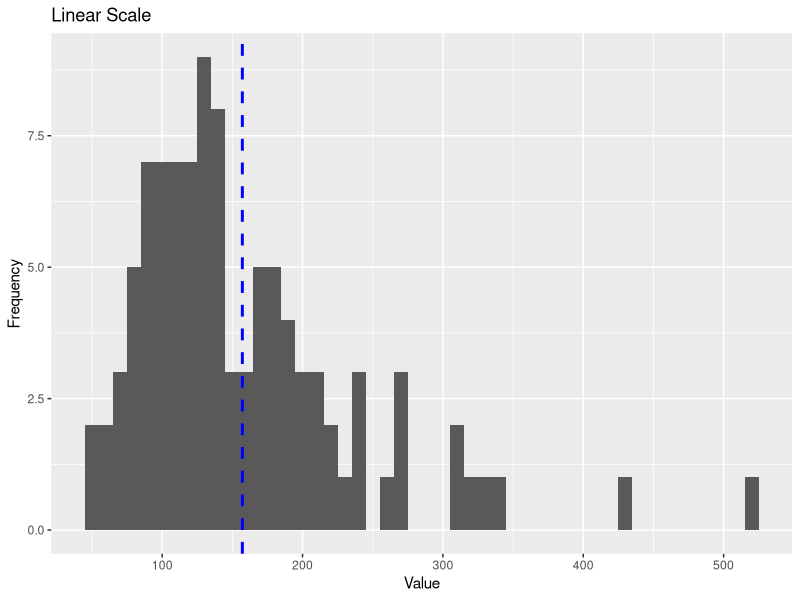
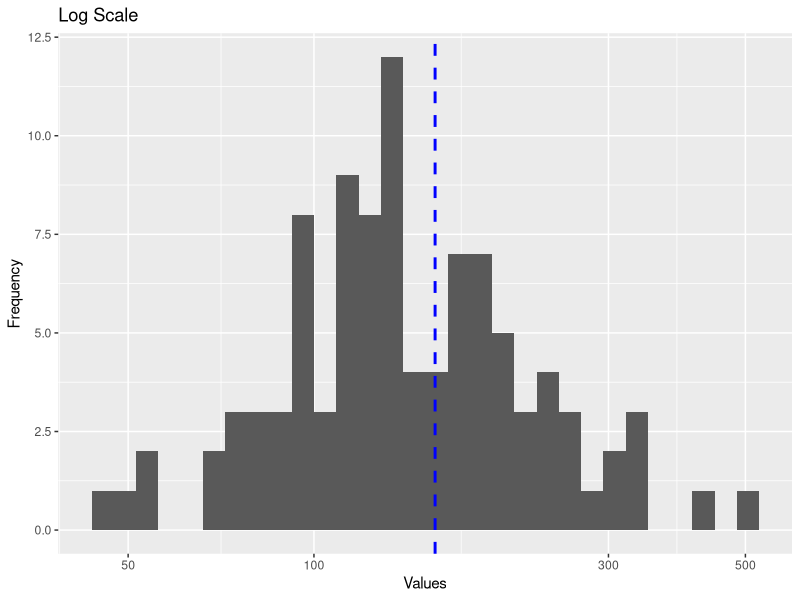
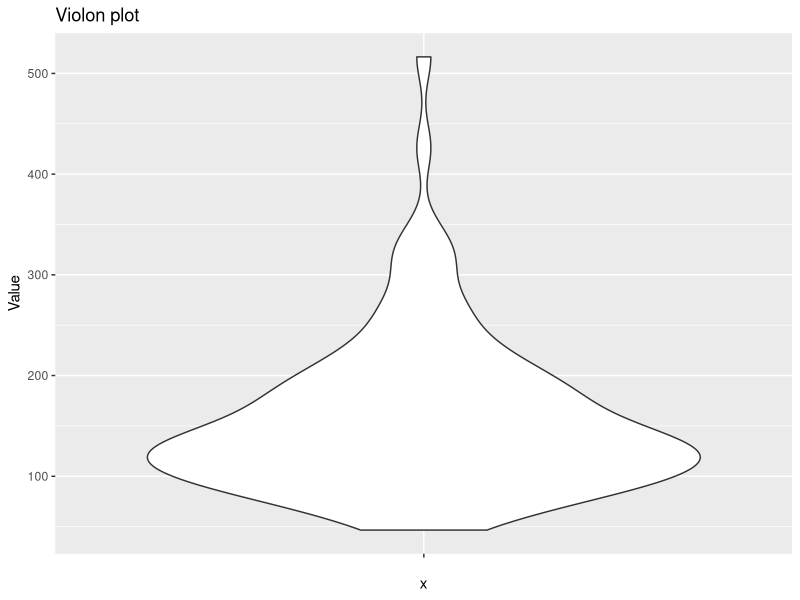
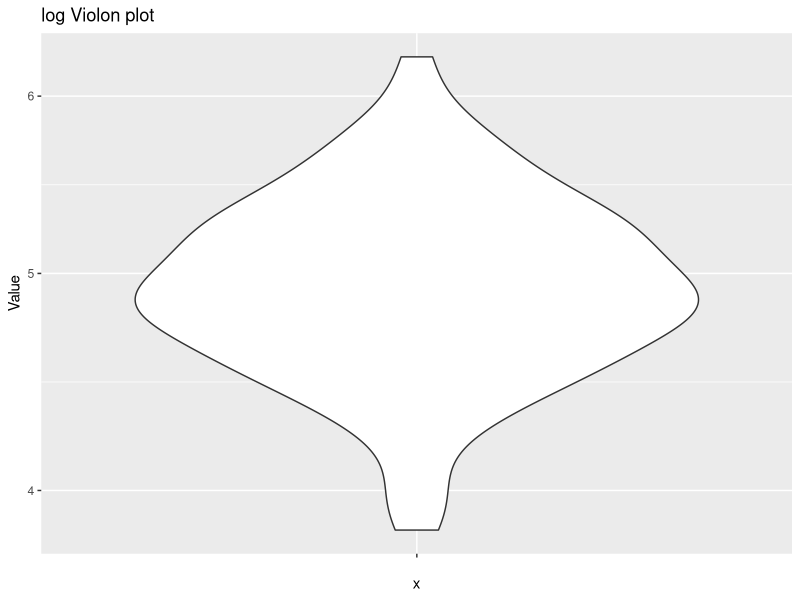

Write the R code that produced these figures, in order.
## ---- chunk 1
  print('Hello VSCode')

## ---- chunk 2

set.seed(69)

mu <- 5
sigma <- 0.5

samples <- rlnorm(100, meanlog = mu, sdlog = sigma)
df <- data.frame(samples)
#print(colnames(df))

## ---- chunk 3

library("ggplot2")





# Basic histogram
linear_hist <- ggplot(df, aes(x = samples)) +
  geom_histogram(binwidth = 10) +
  geom_vline(aes(xintercept=mean(samples)),
            color="blue", linetype="dashed", linewidth=1) +
  labs(title = "Linear Scale", x = "Value", y = "Frequency")

linear_hist


# Create a log scale histogram
log_hist <- ggplot(df, aes(x = samples)) +
  geom_histogram() +
    geom_vline(aes(xintercept=mean(samples)),
            color="blue", linetype="dashed", linewidth=1) +
  labs(title = "Log Scale", x = "Values", y = "Frequency")+
  scale_x_log10()

log_hist








## ---- chunk 4

violin <- ggplot(df, aes(x = "", y = samples)) + 
  geom_violin() + 
  labs(title = "Violon plot", y = "Value")

violin


log_violin <- ggplot(df, aes(x = "", y = log(samples))) + 
  geom_violin() + 
  labs(title = "log Violon plot", y = "Value")+
  scale_y_log10()
  

log_violin


